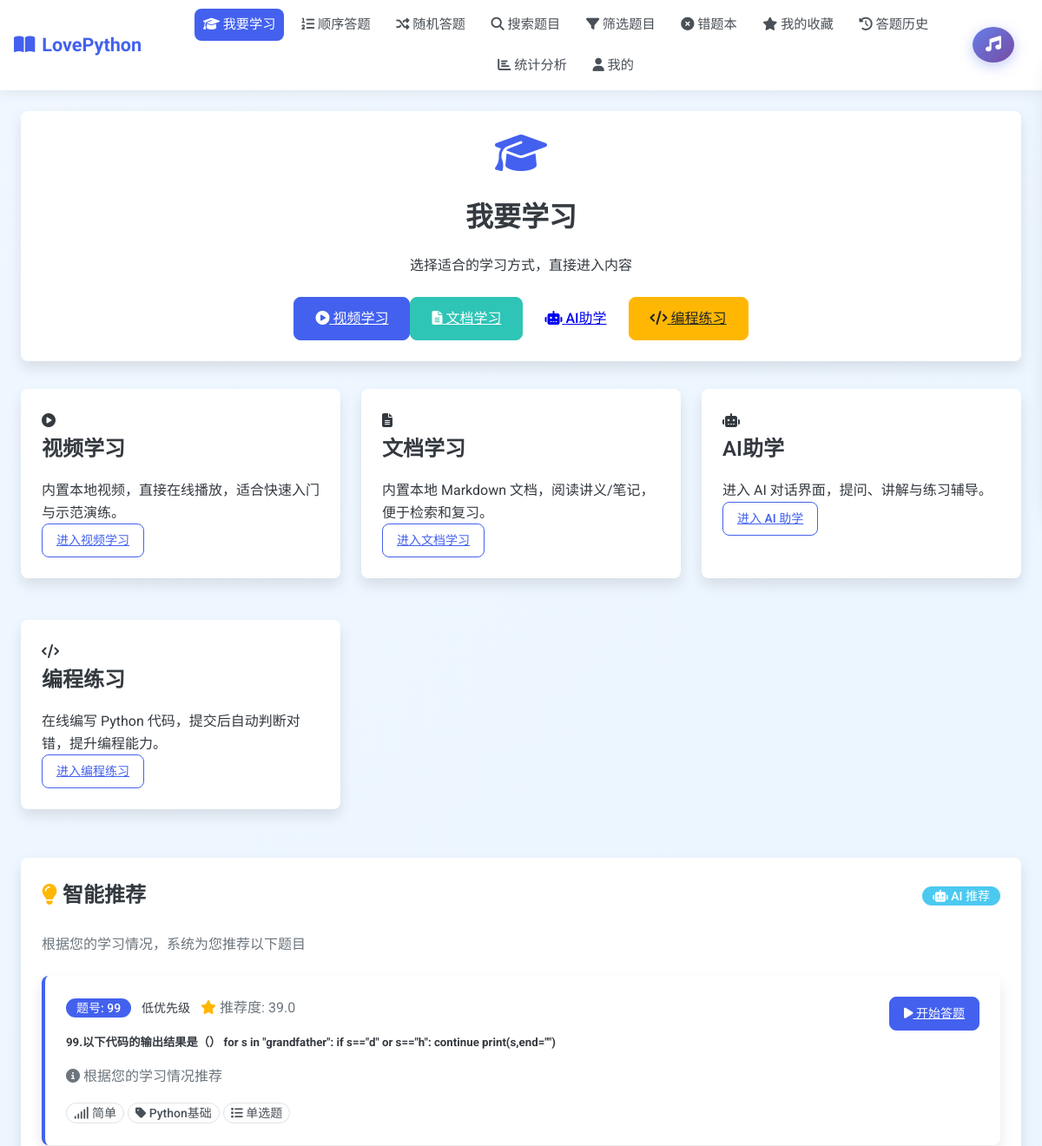
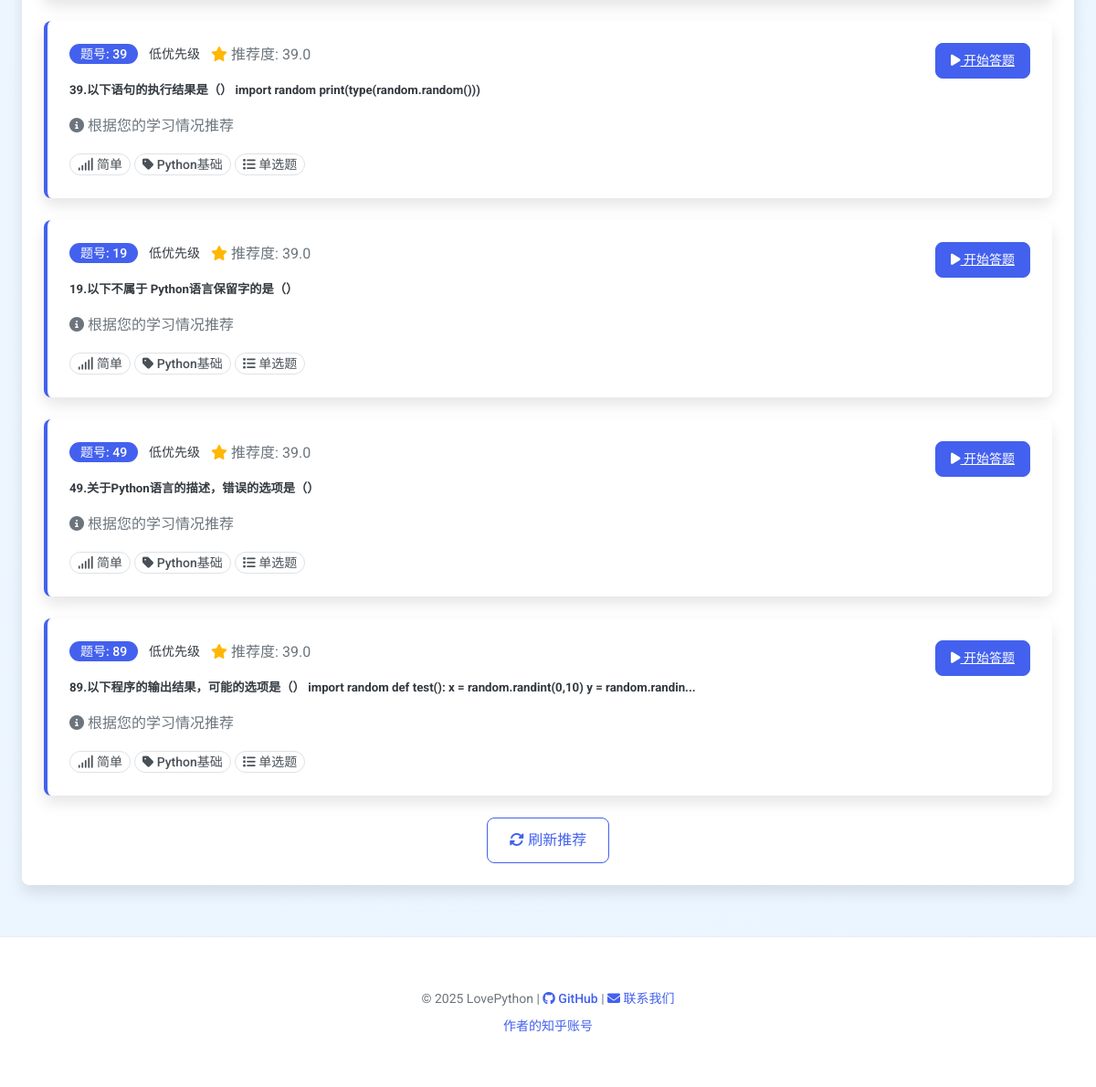
The app's page /study (signed in) with its own data (2 pictures, top to bottom).
### tables this page shows
CREATE TABLE questions (
        id TEXT PRIMARY KEY,
        stem TEXT NOT NULL,
        answer TEXT NOT NULL,
        difficulty TEXT,
        qtype TEXT,
        category TEXT,
        options TEXT, -- JSON stored options
        created_at DATETIME DEFAULT CURRENT_TIMESTAMP
    );

### app.py (the view, shortened to what this page needs)
@app.route('/study')
@login_required
def study():
    user_id = get_user_id()
    conn = get_db()
    c = conn.cursor()
    c.execute('SELECT current_seq_qid FROM users WHERE id = ?', (user_id,))
    user_data = c.fetchone()
    c.execute('SELECT COUNT(*) as total FROM questions')
    total = c.fetchone()['total']
    c.execute('SELECT COUNT(DISTINCT question_id) as answered FROM history WHERE user_id=?', (user_id,))
    answered = c.fetchone()['answered']
    conn.close()
    current_seq_qid = user_data['current_seq_qid'] if user_data and user_data['current_seq_qid'] else None
    recommendations = []
    try:
        recommendations_data = learning_system.get_recommendations(user_id, count=5)
        for rec in recommendations_data:
            question = learning_system.question_manager.get_question(rec['question_id'])
            if question:
                recommendations.append({
                    'question': question,
                    'score': rec['score'],
                    'reason': rec['reason'],
                    'priority': rec['priority']
                })
    except Exception as e:
        print(f"Error getting recommendations: {e}")
        import traceback
        traceback.print_exc()
        recommendations = []
    return render_template(
        'study.html',
        current_year=datetime.now().year,
        current_seq_qid=current_seq_qid,
        total=total,
        answered=answered,
        recommendations=recommendations
    )

### app.py (called while the page is built)
def get_db():
    conn = sqlite3.connect('database.db')
    conn.row_factory = sqlite3.Row
    return conn

def login_required(f):
    @wraps(f)
    def decorated_function(*args, **kwargs):
        if not is_logged_in():
            flash("请先登录后再访问该页面", "error")
            return redirect(url_for('login', next=request.url))
        return f(*args, **kwargs)
    return decorated_function

def is_logged_in():
    return 'user_id' in session

def get_user_id():
    return session.get('user_id')

### learning_system.py (called while the page is built)
    def __lt__(self, other):
        if self.priority != other.priority:
            return self.priority < other.priority
        return self.score > other.score

    def get_connection(self) -> sqlite3.Connection:
        conn = sqlite3.connect(self.db_path)
        conn.row_factory = sqlite3.Row
        return conn

    def execute_query(self, query: str, params: Tuple = ()) -> List[sqlite3.Row]:
        conn = self.get_connection()
        try:
            cursor = conn.cursor()
            cursor.execute(query, params)
            results = cursor.fetchall()
            return results
        finally:
            conn.close()

    def get_all_questions(self) -> List[Question]:
        query = "SELECT * FROM questions"
        results = self.execute_query(query)
        questions = []
        for row in results:
            options = json.loads(row['options']) if row['options'] else {}
            questions.append(Question(
                id=row['id'],
                stem=row['stem'],
                answer=row['answer'],
                difficulty=row['difficulty'],
                qtype=row['qtype'],
                category=row['category'],
                options=options,
                created_at=dict(row).get('created_at')
            ))
        return questions

    def get_user_answers(self, user_id: int) -> List[UserAnswer]:
        query = """
            SELECT question_id, user_answer, correct, timestamp
            FROM history
            WHERE user_id = ?
            ORDER BY timestamp DESC
        """
        results = self.execute_query(query, (user_id,))
        answers = []
        for row in results:
            answers.append(UserAnswer(
                user_id=user_id,
                question_id=row['question_id'],
                user_answer=row['user_answer'],
                correct=bool(row['correct']),
                timestamp=datetime.fromisoformat(row['timestamp'])
            ))
        return answers

### templates/study.html (shortened to what this page needs)
{% extends 'base.html' %}
{% block content %}
<div class="hero-section mb-4">
    <div class="card">
        <div class="hero-content text-center py-4">
            <div class="app-logo mb-3">
                <i class="fas fa-graduation-cap" style="font-size: 3rem; color: var(--primary-color);"></i>
            </div>
            <h1 class="display-title mb-2">我要学习</h1>
            <p class="lead mb-3">选择适合的学习方式，直接进入内容</p>
            <div class="feature-buttons d-flex justify-content-center flex-wrap mt-3">
                <a href="{{ url_for('study_video') }}" class="btn btn-primary main-action-btn">
                    <i class="fas fa-play-circle"></i> 视频学习
                </a>
                <a href="{{ url_for('study_docs') }}" class="btn btn-success main-action-btn">
                    <i class="fas fa-file-alt"></i> 文档学习
                </a>
                <a href="{{ url_for('study_ai') }}" class="btn btn-info main-action-btn">
                    <i class="fas fa-robot"></i> AI助学
                </a>
                <a href="{{ url_for('study_coding') }}" class="btn btn-warning main-action-btn">
                    <i class="fas fa-code"></i> 编程练习
                </a>
            </div>
        </div>
    </div>
</div>
<div class="features-section mb-4">
    <div class="card-grid">
        <div class="card feature-card">
            <div class="feature-icon">
                <i class="fas fa-play-circle"></i>
            </div>
            <h3 class="card-title">视频学习</h3>
            <p class="card-text">内置本地视频，直接在线播放，适合快速入门与示范演练。</p>
            <div class="mt-auto">
                <a href="{{ url_for('study_video') }}" class="btn btn-sm btn-outline-primary">进入视频学习</a>
            </div>
        </div>
        <div class="card feature-card">
            <div class="feature-icon">
                <i class="fas fa-file-alt"></i>
            </div>
            <h3 class="card-title">文档学习</h3>
            <p class="card-text">内置本地 Markdown 文档，阅读讲义/笔记，便于检索和复习。</p>
            <div class="mt-auto">
                <a href="{{ url_for('study_docs') }}" class="btn btn-sm btn-outline-primary">进入文档学习</a>
            </div>
        </div>
        <div class="card feature-card">
            <div class="feature-icon">
                <i class="fas fa-robot"></i>
            </div>
            <h3 class="card-title">AI助学</h3>
            <p class="card-text">进入 AI 对话界面，提问、讲解与练习辅导。</p>
            <div class="mt-auto">
                <a href="{{ url_for('study_ai') }}" class="btn btn-sm btn-outline-primary">进入 AI 助学</a>
            </div>
        </div>
        <div class="card feature-card">
            <div class="feature-icon">
                <i class="fas fa-code"></i>
            </div>
            <h3 class="card-title">编程练习</h3>
            <p class="card-text">在线编写 Python 代码，提交后自动判断对错，提升编程能力。</p>
            <div class="mt-auto">
                <a href="{{ url_for('study_coding') }}" class="btn btn-sm btn-outline-primary">进入编程练习</a>
            </div>
        </div>
    </div>
</div>
<div class="recommendations-section mb-4">
    <div class="card">
        <div class="d-flex justify-content-between align-items-center mb-3">
            <h2 class="card-title mb-0">
                <i class="fas fa-lightbulb text-warning"></i> 智能推荐
            </h2>
            <span class="badge badge-info">
                <i class="fas fa-robot"></i> AI 推荐
            </span>
        </div>
        {% if recommendations %}
        <p class="text-muted mb-3">根据您的学习情况，系统为您推荐以下题目</p>
        <div class="recommendations-list">
            {% for rec in recommendations %}
            <div class="recommendation-item card mb-3">
                <div class="card-body">
                    <div class="d-flex justify-content-between align-items-start">
                        <div class="flex-grow-1">
                            <div class="d-flex align-items-center mb-2">
                                <span class="badge badge-primary mr-2">题号: {{ rec.question.id }}</span>
                                {% if rec.priority == 1 %}
                                <span class="badge badge-danger">高优先级</span>
                                {% elif rec.priority == 2 %}
                                <span class="badge badge-warning">中优先级</span>
                                {% else %}
                                <span class="badge badge-secondary">低优先级</span>
                                {% endif %}
                                <span class="ml-2 text-muted">
                                    <i class="fas fa-star text-warning"></i> 推荐度: {{ rec.score|round(1) }}
                                </span>
                            </div>
                            <h5 class="mb-2">{{ rec.question.stem[:100] }}{% if rec.question.stem|length > 100 %}...{% endif %}</h5>
                            <p class="text-muted mb-2">
                                <i class="fas fa-info-circle"></i> {{ rec.reason }}
                            </p>
                            <div class="question-meta">
                                {% if rec.question.difficulty %}
                                <span class="badge badge-outline mr-2">
                                    <i class="fas fa-signal"></i> {{ rec.question.difficulty }}
                                </span>
                                {% endif %}
                                {% if rec.question.category %}
                                <span class="badge badge-outline mr-2">
                                    <i class="fas fa-tag"></i> {{ rec.question.category }}
                                </span>
                                {% endif %}
                                {% if rec.question.qtype %}
                                <span class="badge badge-outline">
                                    <i class="fas fa-list"></i> {{ rec.question.qtype }}
                                </span>
                                {% endif %}
                            </div>
                        </div>
                        <div class="ml-3">
                            <a href="{{ url_for('show_question', qid=rec.question.id) }}" class="btn btn-primary btn-sm">
                                <i class="fas fa-play"></i> 开始答题
                            </a>
                        </div>
                    </div>
                </div>
            </div>
            {% endfor %}
        </div>
        <div class="text-center mt-3">
            <button onclick="refreshRecommendations()" class="btn btn-outline-primary">
                <i class="fas fa-sync-alt"></i> 刷新推荐
            </button>
        </div>
        {% endif %}
    </div>
</div>
{% endblock %}

### templates/base.html (shortened to what this page needs)
<!DOCTYPE html>
<html lang="zh-CN">
<head>
    <link rel="stylesheet" href="{{ url_for('static', filename='style.css') }}">
    <link rel="stylesheet" href="https://cdnjs.cloudflare.com/ajax/libs/font-awesome/6.4.0/css/all.min.css">
</head>
<body>
    <nav>
        <div class="nav-left">
            <a href="{{ url_for('index') }}" class="nav-logo">
                <i class="fas fa-book-open"></i> LovePython
            </a>
        </div>
        <div class="nav-links" id="navLinks">
            <a href="{{ url_for('study') }}" class="nav-link{% if request.path == url_for('study') %} active{% endif %}">
                <i class="fas fa-graduation-cap"></i> 我要学习
            </a>
            <a href="{{ url_for('sequential_start') }}" class="nav-link{% if request.path == url_for('sequential_start') %} active{% endif %}">
                <i class="fas fa-list-ol"></i> 顺序答题
            </a>
            <a href="{{ url_for('random_question') }}" class="nav-link{% if request.path == url_for('random_question') %} active{% endif %}">
                <i class="fas fa-random"></i> 随机答题
            </a>
            <a href="{{ url_for('search') }}" class="nav-link{% if request.path == url_for('search') %} active{% endif %}">
                <i class="fas fa-search"></i> 搜索题目
            </a>
            <a href="{{ url_for('filter_questions') }}" class="nav-link{% if request.path == url_for('filter_questions') %} active{% endif %}">
                <i class="fas fa-filter"></i> 筛选题目
            </a>
            <a href="{{ url_for('wrong_questions') }}" class="nav-link{% if request.path == url_for('wrong_questions') %} active{% endif %}">
                <i class="fas fa-times-circle"></i> 错题本
            </a>
            <a href="{{ url_for('show_favorites') }}" class="nav-link{% if request.path == url_for('show_favorites') %} active{% endif %}">
                <i class="fas fa-star"></i> 我的收藏
            </a>
            <a href="{{ url_for('show_history') }}" class="nav-link{% if request.path == url_for('show_history') %} active{% endif %}">
                <i class="fas fa-history"></i> 答题历史
            </a>
            <a href="{{ url_for('statistics') }}" class="nav-link{% if request.path == url_for('statistics') %} active{% endif %}">
                <i class="fas fa-chart-bar"></i> 统计分析
            </a>
            <a href="{{ url_for('profile') }}" class="nav-link{% if request.path == url_for('profile') %} active{% endif %}">
                <i class="fas fa-user"></i> 我的
            </a>
        </div>
        <div class="nav-right">
            <div class="music-control">
                <button class="music-player-toggle-btn" id="musicPlayerToggle" title="音乐播放器">
                    <i class="fas fa-music"></i>
                </button>
            </div>
        </div>
    </nav>
    <main class="container">
        {% block content %}{% endblock %}
    </main>
    <footer class="footer">
        <div class="container">
            <p class="footer-text">
                &copy; {{ current_year|default(2023) }} LovePython |
                <a href="https://github.com/yunyunfanfan" class="footer-link" target="_blank">
                    <i class="fab fa-github"></i> GitHub
                </a> |
                <a href="mailto:zhjunjian2024@lzu.edu.cn" class="footer-link">
                    <i class="fas fa-envelope"></i> 联系我们
                </a>
            </p>
            <p class="footer-text mt-1">
                <a href="https://www.zhihu.com/people/zhang-yun-jian-72-65" target="_blank" class="footer-link">作者的知乎账号</a>
            </p>
        </div>
    </footer>
</body>
</html>

### templates/base.html (style rules this page uses)
body { position: relative; min-height: 100vh; }
.music-player-toggle-btn { background: linear-gradient(135deg, #667eea 0%, #764ba2 100%); border: none; color: white; padding: 10px 15px; border-radius: 50%; cursor: pointer; font-size: 18px; transition: all 0.3s ease; box-shadow: 0 4px 15px rgba(102, 126, 234, 0.4); }

### templates/study.html (style rules this page uses)
.recommendations-section { margin-top: 2rem; }
.recommendation-item { border-left: 4px solid var(--primary-color); transition: var(--transition); }
.badge-outline { background-color: transparent; border: 1px solid var(--gray-300); color: var(--gray-700); padding: 0.25rem 0.5rem; }
.question-meta { margin-top: 0.5rem; }

### records on screen
questions: question.id "99", score "39.0", question "99.以下代码的输出结果是（） for s in \"grandfather\": if s==\"d\" or s==\"h\": continue print(s,end=\"\")", reason "根据您的学习情况推荐", question.difficulty "简单", question.category "Python基础", question.qtype "单选题"
questions: question.id "39", score "39.0", question "39.以下语句的执行结果是（） import random print(type(random.random()))", reason "根据您的学习情况推荐", question.difficulty "简单", question.category "Python基础", question.qtype "单选题"
questions: question.id "19", score "39.0", question "19.以下不属于 Python语言保留字的是（）", reason "根据您的学习情况推荐", question.difficulty "简单", question.category "Python基础", question.qtype "单选题"
questions: question.id "49", score "39.0", question "49.关于Python语言的描述，错误的选项是（）", reason "根据您的学习情况推荐", question.difficulty "简单", question.category "Python基础", question.qtype "单选题"

### other values on screen
{{ rec.question.id }} "89"
{{ rec.score|round(1) }} "39.0"
{{ rec.question.stem[:100] }} "89.以下程序的输出结果，可能的选项是（） import random def test(): x = random.randint(0,10) y = random.randin"
{{ rec.reason }} "根据您的学习情况推荐"
{{ rec.question.difficulty }} "简单"
{{ rec.question.category }} "Python基础"
{{ rec.question.qtype }} "单选题"
